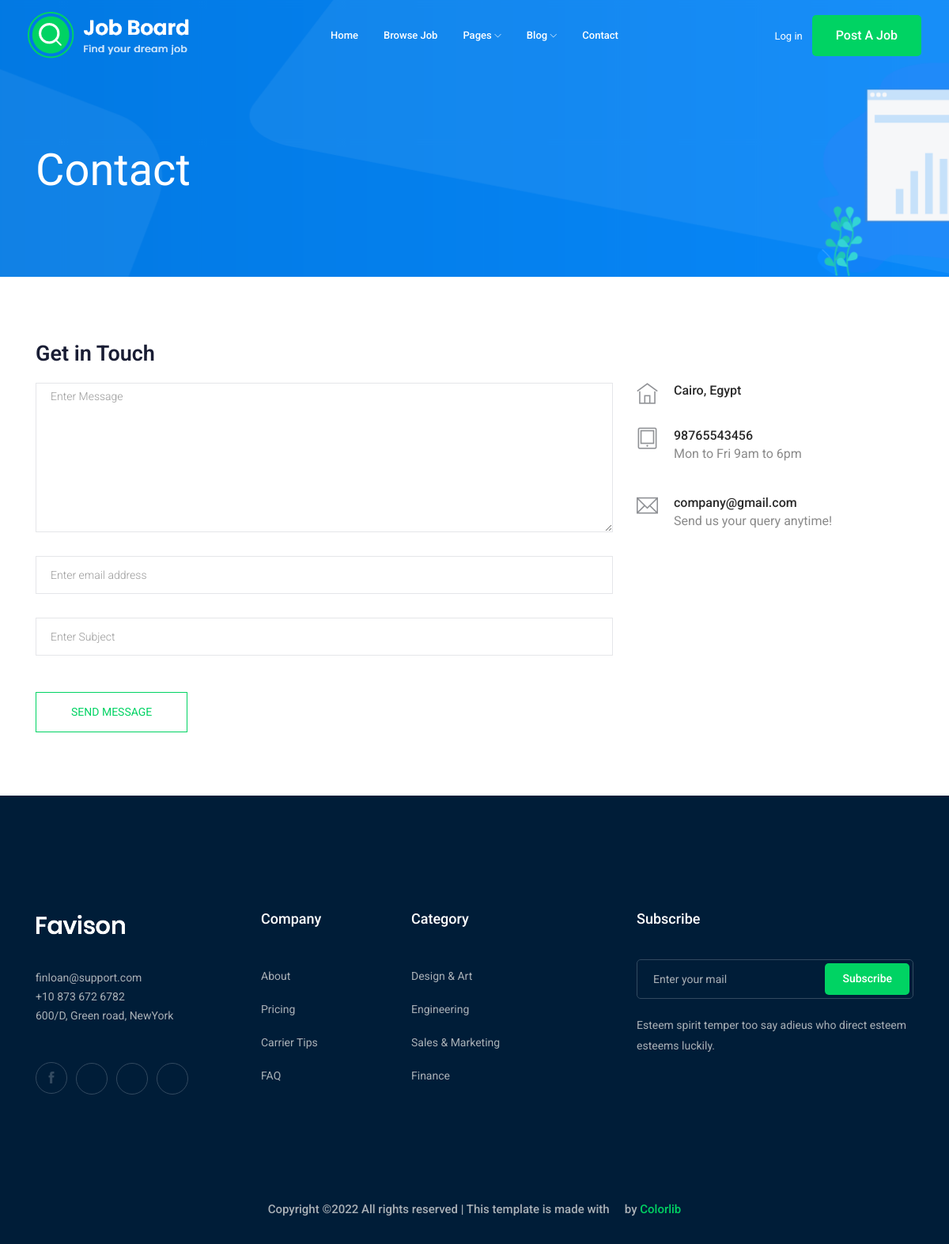
Page /contact/ on the committed database.
### contact/models.py (models this page shows)
class Info(models.Model):
    place = models.CharField(max_length=50)
    phone_number = models.IntegerField()
    emai = models.EmailField( max_length=50)

### contact/views.py (the view, shortened to what this page needs)
# urls.py: path('',views.send_message,name='contact_us'),
def send_message(request):
    my_info = Info.objects.first()
    return render(request,'contact/contact.html',{'my_info':my_info})

### contact/templates/contact/contact.html (shortened to what this page needs)
{% extends 'base.html' %}
{% block body %}
    <div class="bradcam_area bradcam_bg_1">
        <div class="container">
            <div class="row">
                <div class="col-xl-12">
                    <div class="bradcam_text">
                        <h3>contact</h3>
                    </div>
                </div>
            </div>
        </div>
    </div>
  <section class="contact-section section_padding">
    <div class="container">
      <div class="row">
        <div class="col-12">
          <h2 class="contact-title">Get in Touch</h2>
        </div>
        <div class="col-lg-8">
          <form class="form-contact contact_form" method="post">
            <div class="row">
              <div class="col-12">
                <div class="form-group">
                    <textarea class="form-control w-100" name="message" id="message" cols="30" rows="9" onfocus="this.placeholder = ''" onblur="this.placeholder = 'Enter Message'" placeholder = 'Enter Message'></textarea>
                </div>
              </div>
              <div class="col-sm-12">
                <div class="form-group">
                  <input class="form-control" name="email" id="email" type="email" onfocus="this.placeholder = ''" onblur="this.placeholder = 'Enter email address'" placeholder = 'Enter email address'>
                </div>
              </div>
              <div class="col-12">
                <div class="form-group">
                  <input class="form-control" name="subject" id="subject" type="text" onfocus="this.placeholder = ''" onblur="this.placeholder = 'Enter Subject'" placeholder = 'Enter Subject'>
                </div>
              </div>
            </div>
            <div class="form-group mt-3">
              <button type="submit" class="button button-contactForm btn_4 boxed-btn">Send Message</button>
            </div>
          </form>
        </div>
        <div class="col-lg-4">
          <div class="media contact-info">
            <span class="contact-info__icon"><i class="ti-home"></i></span>
            <div class="media-body">
              <h3>{{my_info.place}}</h3>
            </div>
          </div>
          <div class="media contact-info">
            <span class="contact-info__icon"><i class="ti-tablet"></i></span>
            <div class="media-body">
              <h3>{{ my_info.phone_number }}</h3>
              <p>Mon to Fri 9am to 6pm</p>
            </div>
          </div>
          <div class="media contact-info">
            <span class="contact-info__icon"><i class="ti-email"></i></span>
            <div class="media-body">
              <h3>{{ my_info.emai }}</h3>
              <p>Send us your query anytime!</p>
            </div>
          </div>
        </div>
      </div>
    </div>
  </section>
{% endblock body %}

### rows in the picture
Info: place "Cairo, Egypt", phone_number "98765543456", emai "company@gmail.com"
